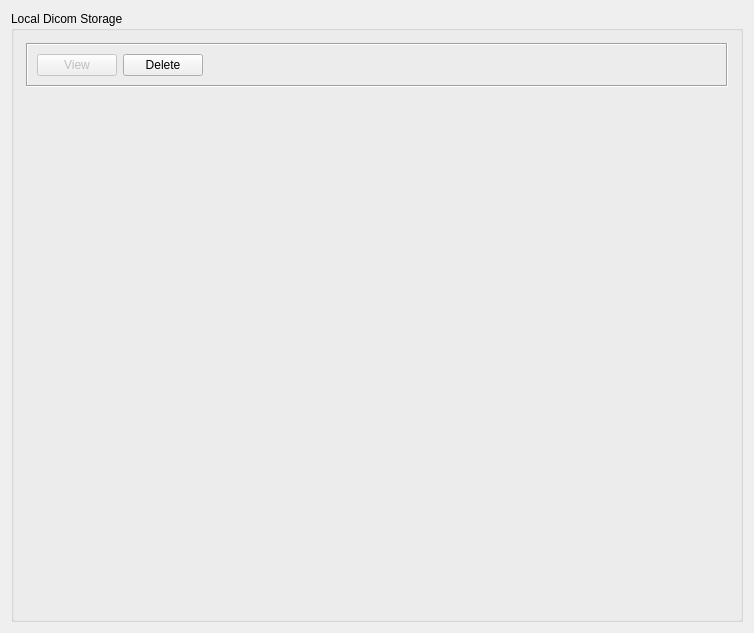
<?xml version="1.0" encoding="UTF-8"?>
<ui version="4.0">
 <class>QmitkDicomLocalStorageWidgetControls</class>
 <widget class="QWidget" name="QmitkDicomLocalStorageWidgetControls">
  <property name="geometry">
   <rect>
    <x>0</x>
    <y>0</y>
    <width>754</width>
    <height>633</height>
   </rect>
  </property>
  <property name="windowTitle">
   <string>Form</string>
  </property>
  <layout class="QVBoxLayout" name="verticalLayout">
   <item>
    <widget class="QGroupBox" name="localFilesGroupBox">
     <property name="title">
      <string>Local Dicom Storage</string>
     </property>
     <layout class="QVBoxLayout" name="verticalLayout_11">
      <property name="margin">
       <number>12</number>
      </property>
      <item>
       <widget class="QFrame" name="frame">
        <property name="sizePolicy">
         <sizepolicy hsizetype="Preferred" vsizetype="Fixed">
          <horstretch>0</horstretch>
          <verstretch>0</verstretch>
         </sizepolicy>
        </property>
        <property name="frameShape">
         <enum>QFrame::Box</enum>
        </property>
        <property name="frameShadow">
         <enum>QFrame::Sunken</enum>
        </property>
        <layout class="QHBoxLayout" name="horizontalLayout_5">
         <item>
          <widget class="QPushButton" name="viewInternalDataButton">
           <property name="enabled">
            <bool>false</bool>
           </property>
           <property name="text">
            <string>View</string>
           </property>
           <property name="icon">
            <iconset resource="../../../Plugins/org.mitk.gui.qt.dicom/resources/dicom.qrc">
             <normaloff>:/org.mitk.gui.qt.dicom/viewIcon.png</normaloff>:/org.mitk.gui.qt.dicom/viewIcon.png</iconset>
           </property>
           <property name="iconSize">
            <size>
             <width>16</width>
             <height>20</height>
            </size>
           </property>
          </widget>
         </item>
         <item>
          <widget class="QPushButton" name="deleteButton">
           <property name="enabled">
            <bool>true</bool>
           </property>
           <property name="text">
            <string>Delete</string>
           </property>
           <property name="icon">
            <iconset resource="../../../Plugins/org.mitk.gui.qt.datamanager/resources/datamanager.qrc">
             <normaloff>:/org.mitk.gui.qt.datamanager/Remove_48.png</normaloff>:/org.mitk.gui.qt.datamanager/Remove_48.png</iconset>
           </property>
          </widget>
         </item>
         <item>
          <spacer name="horizontalSpacer">
           <property name="orientation">
            <enum>Qt::Horizontal</enum>
           </property>
           <property name="sizeHint" stdset="0">
            <size>
             <width>40</width>
             <height>20</height>
            </size>
           </property>
          </spacer>
         </item>
        </layout>
       </widget>
      </item>
      <item>
       <layout class="QHBoxLayout" name="QueryLayout" stretch="0">
        <property name="spacing">
         <number>0</number>
        </property>
        <property name="sizeConstraint">
         <enum>QLayout::SetNoConstraint</enum>
        </property>
        <property name="leftMargin">
         <number>0</number>
        </property>
        <property name="rightMargin">
         <number>0</number>
        </property>
        <item>
         <widget class="ctkDICOMTableManager" name="ctkDicomBrowser" native="true"/>
        </item>
       </layout>
      </item>
     </layout>
    </widget>
   </item>
  </layout>
 </widget>
 <customwidgets>
  <customwidget>
   <class>ctkDICOMTableManager</class>
   <extends>QWidget</extends>
   <header>ctkDICOMTableManager.h</header>
   <container>1</container>
  </customwidget>
 </customwidgets>
 <resources>
  <include location="../../../Plugins/org.mitk.gui.qt.datamanager/resources/datamanager.qrc"/>
  <include location="../../../Plugins/org.mitk.gui.qt.dicom/resources/dicom.qrc"/>
 </resources>
 <connections/>
</ui>
